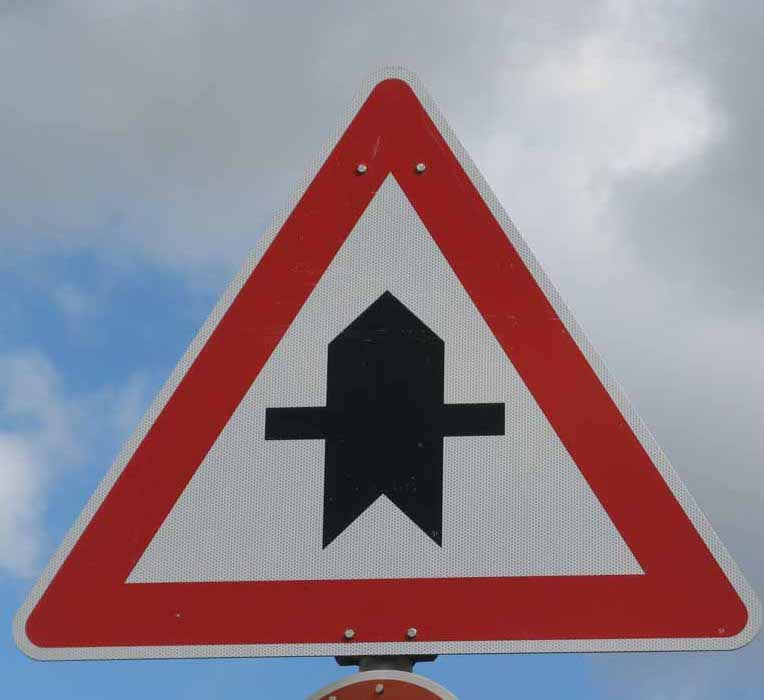
#> input picture web_images/img1.jpg, 764 x 700 px; its folder holds only this picture in this run
$ jupyter execute --allow-errors Traffic_Sign_Classifier_weight_plot.ipynb   (shell and % lines are left out)
#> lines starting #> are read from the running program, lines starting #| are printed output that depends on the picture
# Self-Driving Car Engineer Nanodegree

## Deep Learning

## Project: Build a Traffic Sign Recognition Classifier
## Submitted by: Peng Su

In this notebook, a template is provided for you to implement your functionality in stages, which is required to successfully complete this project. If additional code is required that cannot be included in the notebook, be sure that the Python code is successfully imported and included in your submission if necessary.

> **Note**: Once you have completed all of the code implementations, you need to finalize your work by exporting the iPython Notebook as an HTML document. Before exporting the notebook to html, all of the code cells need to have been run so that reviewers can see the final implementation and output. You can then export the notebook by using the menu above and navigating to  \n",
    "**File -> Download as -> HTML (.html)**. Include the finished document along with this notebook as your submission.

In addition to implementing code, there is a writeup to complete. The writeup should be completed in a separate file, which can be either a markdown file or a pdf document. There is a [write up template](https://github.com/udacity/CarND-Traffic-Sign-Classifier-Project/blob/master/writeup_template.md) that can be used to guide the writing process. Completing the code template and writeup template will cover all of the [rubric points](https://review.udacity.com/#!/rubrics/481/view) for this project.

The [rubric](https://review.udacity.com/#!/rubrics/481/view) contains "Stand Out Suggestions" for enhancing the project beyond the minimum requirements. The stand out suggestions are optional. If you decide to pursue the "stand out suggestions", you can include the code in this Ipython notebook and also discuss the results in the writeup file.

>**Note:** Code and Markdown cells can be executed using the **Shift + Enter** keyboard shortcut. In addition, Markdown cells can be edited by typically double-clicking the cell to enter edit mode.

---
## Step 0: Load The Data

[cell 1]
import numpy as np
import pandas as pd
import matplotlib.pyplot as plt
import os
import tensorflow as tf
import cv2
import seaborn as sns
import tensorflow as tf
from sklearn.utils import shuffle
from tensorflow.contrib.layers import flatten
import shutil

[cell 2]
# Load pickled data
import pickle

# TODO: Fill this in based on where you saved the training and testing data

training_file = '../traffic-signs-data/train.p'
validation_file = '../traffic-signs-data/valid.p'
testing_file = '../traffic-signs-data/test.p'
signnames_file = './signnames.csv'

#> (the rest of this cell did not finish here and is left out)

---

## Step 1: Dataset Summary & Exploration

The pickled data is a dictionary with 4 key/value pairs:

- `'features'` is a 4D array containing raw pixel data of the traffic sign images, (num examples, width, height, channels).
- `'labels'` is a 1D array containing the label/class id of the traffic sign. The file `signnames.csv` contains id -> name mappings for each id.
- `'sizes'` is a list containing tuples, (width, height) representing the original width and height the image.
- `'coords'` is a list containing tuples, (x1, y1, x2, y2) representing coordinates of a bounding box around the sign in the image. **THESE COORDINATES ASSUME THE ORIGINAL IMAGE. THE PICKLED DATA CONTAINS RESIZED VERSIONS (32 by 32) OF THESE IMAGES**

Complete the basic data summary below. Use python, numpy and/or pandas methods to calculate the data summary rather than hard coding the results. For example, the [pandas shape method](http://pandas.pydata.org/pandas-docs/stable/generated/pandas.DataFrame.shape.html) might be useful for calculating some of the summary results.

### Provide a Basic Summary of the Data Set Using Python, Numpy and/or Pandas

#> (a cell that did not finish here is left out)

### Include an exploratory visualization of the dataset

Visualize the German Traffic Signs Dataset using the pickled file(s). This is open ended, suggestions include: plotting traffic sign images, plotting the count of each sign, etc.

The [Matplotlib](http://matplotlib.org/) [examples](http://matplotlib.org/examples/index.html) and [gallery](http://matplotlib.org/gallery.html) pages are a great resource for doing visualizations in Python.

**NOTE:** It's recommended you start with something simple first. If you wish to do more, come back to it after you've completed the rest of the sections. It can be interesting to look at the distribution of classes in the training, validation and test set. Is the distribution the same? Are there more examples of some classes than others?

## As shown above, train, valid, and test data have the same distribution of classes.

#> (a cell that did not finish here is left out)

## I tried two ways of augmenting the data. 1) augmenting the under-sampled classes to have 2010 images 2) augmenting all the classes by 3X. But neither helped. So augmentation is not shown in this report.

----

## Step 2: Design and Test a Model Architecture

Design and implement a deep learning model that learns to recognize traffic signs. Train and test your model on the [German Traffic Sign Dataset](http://benchmark.ini.rub.de/?section=gtsrb&subsection=dataset).

The LeNet-5 implementation shown in the [classroom](https://classroom.udacity.com/nanodegrees/nd013/parts/fbf77062-5703-404e-b60c-95b78b2f3f9e/modules/6df7ae49-c61c-4bb2-a23e-6527e69209ec/lessons/601ae704-1035-4287-8b11-e2c2716217ad/concepts/d4aca031-508f-4e0b-b493-e7b706120f81) at the end of the CNN lesson is a solid starting point. You'll have to change the number of classes and possibly the preprocessing, but aside from that it's plug and play!

With the LeNet-5 solution from the lecture, you should expect a validation set accuracy of about 0.89. To meet specifications, the validation set accuracy will need to be at least 0.93. It is possible to get an even higher accuracy, but 0.93 is the minimum for a successful project submission.

There are various aspects to consider when thinking about this problem:

- Neural network architecture (is the network over or underfitting?)
- Play around preprocessing techniques (normalization, rgb to grayscale, etc)
- Number of examples per label (some have more than others).
- Generate fake data.

Here is an example of a [published baseline model on this problem](http://yann.lecun.com/exdb/publis/pdf/sermanet-ijcnn-11.pdf). It's not required to be familiar with the approach used in the paper but, it's good practice to try to read papers like these.

### Pre-process the Data Set (normalization, grayscale, etc.)

Minimally, the image data should be normalized so that the data has mean zero and equal variance. For image data, `(pixel - 128)/ 128` is a quick way to approximately normalize the data and can be used in this project.

Other pre-processing steps are optional. You can try different techniques to see if it improves performance.

Use the code cell (or multiple code cells, if necessary) to implement the first step of your project.

[cell 5]
### Preprocess the data here. It is required to normalize the data. Other preprocessing steps could include
### converting to grayscale, etc.
### Feel free to use as many code cells as needed.

def normalize(img):
    return (img - 128.)/128.

# Conver to LAB space, apply clahe on the L channel, and convert back to RGB
# Improve the illumination contrast by doing CLAHE (Contrast Limited Adaptive Histogram Equalization)

def hist_eq(img):
    if (len(img.shape)>3): # a collection of images are passed in
        num_images = img.shape[0]
        image_shape = img.shape[1:]
        locEqImg = np.zeros([num_images,image_shape[0],image_shape[1],image_shape[2]])
        clahe = cv2.createCLAHE(clipLimit=2.0, tileGridSize=(6,6))
        for i in range(num_images):
            currImg = img[i].squeeze()
            img_lab = cv2.cvtColor(currImg, cv2.COLOR_RGB2LAB)
            img_lab[:,:,0]=clahe.apply(img_lab[:,:,0])
            tmp = cv2.cvtColor(img_lab, cv2.COLOR_LAB2RGB)
            locEqImg[i] = tmp
    else:
        clahe = cv2.createCLAHE(clipLimit=2.0, tileGridSize=(6,6))
        img_lab = cv2.cvtColor(img, cv2.COLOR_RGB2LAB)
        img_lab[:,:,0]=clahe.apply(img_lab[:,:,0])
        tmp = cv2.cvtColor(img_lab, cv2.COLOR_LAB2RGB)
        locEqImg = tmp
    return locEqImg

#> (a cell that did not finish here is left out)

### Model Architecture

### I concatenated the stage1 and stage2 pooling outputs as input to the fully-connected layer, following [this paper](http://yann.lecun.com/exdb/publis/pdf/sermanet-ijcnn-11.pdf). It does not improve the performance though. So I did not use that architecture.

### Train, Validate and Test the Model

A validation set can be used to assess how well the model is performing. A low accuracy on the training and validation
sets imply underfitting. A high accuracy on the training set but low accuracy on the validation set implies overfitting.

#> (a cell that did not finish here is left out)

#> (a cell that did not finish here is left out)

[cell 9]
import shutil
save_dir = 'LeNetWeightPlot'
out_dir = out_dir = os.path.abspath(os.path.join(os.path.curdir, "../Traffic-Sign-Classifier-runs", save_dir))

train_summary_dir = os.path.join(out_dir, "train")
valid_summary_dir = os.path.join(out_dir, "valid")
checkpoint_dir = os.path.join(out_dir, "checkpoints")

checkpoint_prefix = os.path.join(checkpoint_dir,"model")
checkpoint_every = 100
train_summary_every = 50
valid_summary_every = 100

EPOCHS = 10
BATCH_SIZE = 128

[cell 10]
if os.path.exists(out_dir):
    shutil.rmtree(out_dir)
if not os.path.exists(checkpoint_dir):
    os.makedirs(checkpoint_dir)

#> (the rest of this cell did not finish here and is left out)

### As shown above, the distribution of misclassified classes is not quite the same for the valid and test data.

---

## Step 3: Test a Model on New Images

To give yourself more insight into how your model is working, download at least five pictures of German traffic signs from the web and use your model to predict the traffic sign type.

You may find `signnames.csv` useful as it contains mappings from the class id (integer) to the actual sign name.

### Load and Output the Images

[cell 11]
### Load the images and plot them here.
### Feel free to use as many code cells as needed.
import matplotlib.image as mpmg
web_img_dir = './web_images'
num_images = len(os.listdir(web_img_dir))
orig_images = np.zeros([num_images,32,32,3])
web_images = np.zeros([num_images,32,32,3])

plt.figure(figsize=(15,5))
# read in and resize all the images
for i, file in enumerate(os.listdir(web_img_dir)):
    img = mpmg.imread(os.path.join(web_img_dir, file))
#> img is the input picture: shape (700, 764, 3); mean R, G, B 145.2, 131.2, 141.6
    img = cv2.resize(img,(32,32))
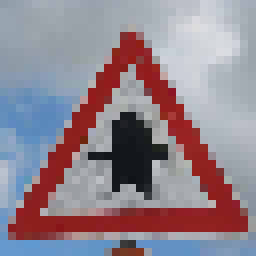
#> img: shape (32, 32, 3) (shown 8 times larger); mean R, G, B 145.6, 132.1, 142.5
    orig_images[i] = img
    plt.subplot(1,5,i+1)
    plt.imshow(img)
    new_img = hist_eq(img)
#> in hist_eq, `img_lab = cv2.cvtColor(img, cv2.COLOR_RGB2LAB)`: img_lab: shape (32, 32, 3); mean of channels 0, 1, 2 146.6, 136.7, 127.3
#> in hist_eq, `img_lab[:,:,0]=clahe.apply(img_lab[:,:,0])`: img_lab: shape (32, 32, 3); mean of channels 0, 1, 2 139.5, 136.7, 127.3
#> in hist_eq, `tmp = cv2.cvtColor(img_lab, cv2.COLOR_LAB2RGB)`:
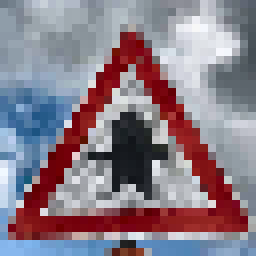
#> tmp: shape (32, 32, 3) (shown 8 times larger); mean R, G, B 138, 124.5, 136
    new_img = normalize(new_img)
    web_images[i] = new_img

$ run again, on web_images/img2.jpg
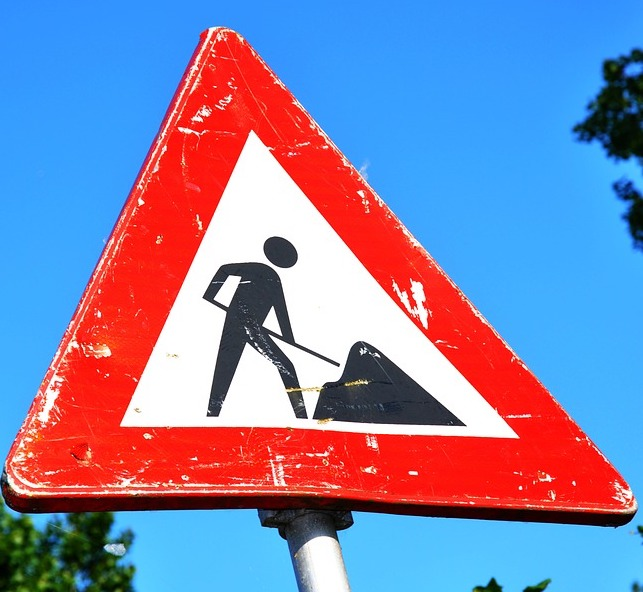
#> input picture web_images/img2.jpg, 643 x 592 px
#> img is the input picture: shape (592, 643, 3); mean R, G, B 132.9, 132.9, 172.3
#> `img = cv2.resize(img,(32,32))`:
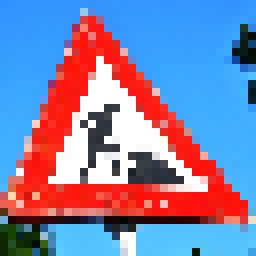
#> img: shape (32, 32, 3) (shown 8 times larger); mean R, G, B 132.5, 131.6, 171.3
#> in hist_eq, `tmp = cv2.cvtColor(img_lab, cv2.COLOR_LAB2RGB)`:
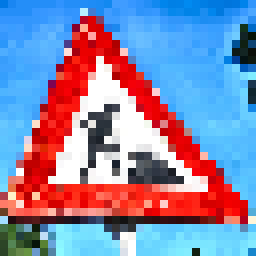
#> tmp: shape (32, 32, 3) (shown 8 times larger); mean R, G, B 137.1, 135.7, 170.4

$ run again, on web_images/img4.jpg
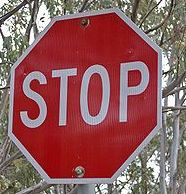
#> input picture web_images/img4.jpg, 186 x 194 px
#> img is the input picture: shape (194, 186, 3); mean R, G, B 143.4, 91.1, 92
#> `img = cv2.resize(img,(32,32))`:
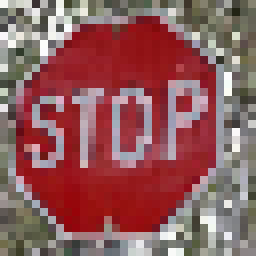
#> img: shape (32, 32, 3) (shown 8 times larger); mean R, G, B 143.4, 91.3, 92
#> in hist_eq, `tmp = cv2.cvtColor(img_lab, cv2.COLOR_LAB2RGB)`:
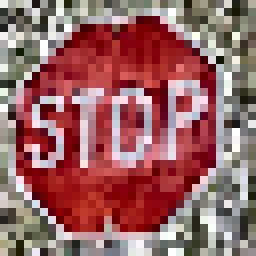
#> tmp: shape (32, 32, 3) (shown 8 times larger); mean R, G, B 151.5, 99.7, 100.1
